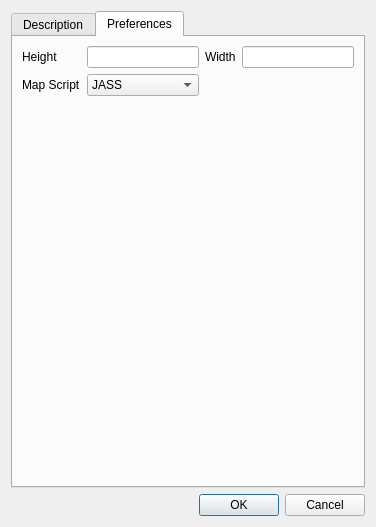
<?xml version="1.0" encoding="UTF-8"?>
<ui version="4.0">
 <class>CreationScreen</class>
 <widget class="QDialog" name="CreationScreen">
  <property name="windowModality">
   <enum>Qt::ApplicationModal</enum>
  </property>
  <property name="geometry">
   <rect>
    <x>0</x>
    <y>0</y>
    <width>376</width>
    <height>527</height>
   </rect>
  </property>
  <property name="windowTitle">
   <string>CreationScreen</string>
  </property>
  <layout class="QVBoxLayout" name="verticalLayout_5">
   <item>
    <layout class="QVBoxLayout" name="verticalLayout">
     <item>
      <widget class="QTabWidget" name="tabs">
       <property name="currentIndex">
        <number>1</number>
       </property>
       <property name="usesScrollButtons">
        <bool>false</bool>
       </property>
       <widget class="QWidget" name="tab">
        <attribute name="title">
         <string>Description</string>
        </attribute>
        <layout class="QVBoxLayout" name="verticalLayout_2">
         <item>
          <widget class="QLabel" name="label">
           <property name="text">
            <string>Name:</string>
           </property>
          </widget>
         </item>
         <item>
          <widget class="QLineEdit" name="name"/>
         </item>
         <item>
          <widget class="QLabel" name="label_2">
           <property name="text">
            <string>Suggested Players:</string>
           </property>
          </widget>
         </item>
         <item>
          <widget class="QLineEdit" name="suggestedPlayers"/>
         </item>
         <item>
          <widget class="QLabel" name="label_3">
           <property name="text">
            <string>Description</string>
           </property>
          </widget>
         </item>
         <item>
          <widget class="QPlainTextEdit" name="description"/>
         </item>
         <item>
          <widget class="QLabel" name="label_4">
           <property name="text">
            <string>Author</string>
           </property>
          </widget>
         </item>
         <item>
          <widget class="QLineEdit" name="author"/>
         </item>
         <item>
          <layout class="QHBoxLayout" name="horizontalLayout">
           <item>
            <widget class="QLabel" name="label_5">
             <property name="text">
              <string>Map Version:</string>
             </property>
            </widget>
           </item>
           <item>
            <widget class="QLabel" name="mapVersion">
             <property name="text">
              <string/>
             </property>
            </widget>
           </item>
           <item>
            <spacer name="horizontalSpacer">
             <property name="orientation">
              <enum>Qt::Horizontal</enum>
             </property>
             <property name="sizeHint" stdset="0">
              <size>
               <width>40</width>
               <height>20</height>
              </size>
             </property>
            </spacer>
           </item>
           <item>
            <widget class="QLabel" name="label_6">
             <property name="text">
              <string>Editor Version:</string>
             </property>
            </widget>
           </item>
           <item>
            <widget class="QLabel" name="editorVersion">
             <property name="text">
              <string/>
             </property>
            </widget>
           </item>
          </layout>
         </item>
        </layout>
       </widget>
       <widget class="QWidget" name="tab_5">
        <attribute name="title">
         <string>Preferences</string>
        </attribute>
        <layout class="QGridLayout" name="gridLayout">
         <item row="0" column="0">
          <widget class="QLabel" name="hlabel">
           <property name="text">
            <string>Height</string>
           </property>
          </widget>
         </item>
         <item row="0" column="1">
          <widget class="QLineEdit" name="height"/>
         </item>
         <item row="0" column="2">
          <widget class="QLabel" name="wlabel">
           <property name="text">
            <string>Width</string>
           </property>
          </widget>
         </item>
         <item row="0" column="3">
          <widget class="QLineEdit" name="width"/>
         </item>
         <item row="1" column="0">
          <widget class="QLabel" name="label_7">
           <property name="text">
            <string>Map Script</string>
           </property>
          </widget>
         </item>
         <item row="1" column="1">
          <widget class="QComboBox" name="script">
           <item>
            <property name="text">
             <string>JASS</string>
            </property>
           </item>
           <item>
            <property name="text">
             <string>Lua</string>
            </property>
           </item>
          </widget>
         </item>
        <item row="2" column="0">
          <spacer name="verticalSpacer">
           <property name="orientation">
            <enum>Qt::Vertical</enum>
           </property>
           <property name="sizeHint" stdset="0">
            <size>
             <width>20</width>
             <height>40</height>
            </size>
           </property>
          </spacer>
         </item>
        </layout>
       </widget>
      </widget>
     </item>
     <item>
      <widget class="QDialogButtonBox" name="buttonBox">
       <property name="standardButtons">
        <set>QDialogButtonBox::Cancel|QDialogButtonBox::Ok</set>
       </property>
      </widget>
     </item>
    </layout>
   </item>
  </layout>
 </widget>
 <resources/>
 <connections/>
</ui>
